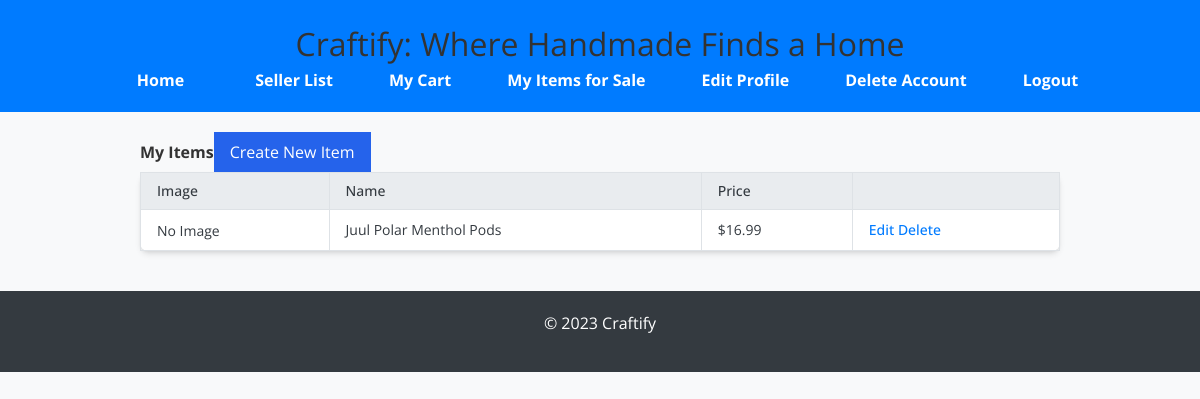
The page /items/my/ (signed in) on the database its author committed.
### craftify/models/item_controller.py (models this page shows, shortened)
class Item(models.Model):
    name = models.CharField(max_length=255)
    description = models.TextField()
    price = models.DecimalField(
        max_digits=10,
        decimal_places=2,
        default=0.01,
        validators=[
            MinValueValidator(0.01)
        ]
    )
    quantity = models.PositiveIntegerField(
        validators=[
            MinValueValidator(1)
        ]
    )
    created_at = models.DateTimeField(auto_now_add=True)
    seller = models.ForeignKey(settings.AUTH_USER_MODEL, on_delete=models.CASCADE, related_name='items_for_sale')
    image = models.ImageField(upload_to='item_images/', null=True, blank=True)
    category = models.CharField(max_length=100, null=True, blank=True)
    class Meta:
        ordering = ['-created_at']
        verbose_name = "Item"
        verbose_name_plural = "Items"
        indexes = [
            models.Index(fields=['seller']),
            models.Index(fields=['name']),
        ]
        unique_together = ('seller', 'name')

### craftify/views/item_views.py (the view)
# urls.py: path('items/my/', item_views.my_items, name='my_items'),
@login_required
def my_items(request):
    items = Item.objects.filter(seller=request.user).order_by('-created_at')
    return render(request, 'my_items.html', {'items': items})

### craftify/templates/my_items.html (shortened to what this page needs)
{% extends 'base.html' %}
{% block content %}
<div class="container mx-auto py-8 px-4 sm:px-6 lg:px-8">
    <div class="flex items-center justify-between mb-6">
        <h1 class="text-2xl font-bold text-gray-800">My Items</h1>
        <a href="{% url 'item_create' %}" class="inline-block bg-blue-600 text-white px-4 py-2 rounded hover:bg-blue-700 focus:outline-none focus:ring-2 focus:ring-blue-500 focus:ring-offset-2">
            Create New Item
        </a>
    </div>
    {% if items %}
        <div class="overflow-x-auto bg-white shadow-md rounded-lg p-4">
            <table class="min-w-full divide-y divide-gray-200">
                <thead>
                    <tr>
                        <th scope="col" class="px-4 py-2 text-left text-sm font-medium text-gray-700 uppercase tracking-wider">
                            Image
                        </th>
                        <th scope="col" class="px-4 py-2 text-left text-sm font-medium text-gray-700 uppercase tracking-wider">
                            Name
                        </th>
                        <th scope="col" class="px-4 py-2 text-left text-sm font-medium text-gray-700 uppercase tracking-wider">
                            Price
                        </th>
                        <th scope="col" class="px-4 py-2"></th>
                    </tr>
                </thead>
                <tbody class="divide-y divide-gray-200">
                    {% for item in items %}
                        <tr>
                            <td class="px-4 py-2 whitespace-nowrap">
                                {% if item.image %}
                                    <img src="{{ item.image.url }}" alt="{{ item.name }}" class="h-16 w-16 object-cover rounded" />
                                {% else %}
                                    <span class="text-gray-500 text-sm">No Image</span>
                                {% endif %}
                            </td>
                            <td class="px-4 py-2 whitespace-nowrap text-sm text-gray-800 font-semibold">
                                {{ item.name }}
                            </td>
                            <td class="px-4 py-2 whitespace-nowrap text-sm text-gray-800">
                                ${{ item.price }}
                            </td>
                            <td class="px-4 py-2 whitespace-nowrap text-right text-sm font-medium">
                                <a href="{% url 'item_edit' item.id %}" class="text-blue-600 hover:text-blue-800 mr-4">Edit</a>
                                <a href="{% url 'item_delete' item.id %}" class="text-red-600 hover:text-red-800">Delete</a>
                            </td>
                        </tr>
                    {% endfor %}
                </tbody>
            </table>
        </div>
    {% else %}
        <p class="text-gray-600">You haven’t listed any items yet. Click the “Create New Item” button to get started!</p>
    {% endif %}
</div>
{% endblock %}

### craftify-frontend/public/styles.css (style rules this page uses)
html, :host { line-height: 1.5; -webkit-text-size-adjust: 100%; -moz-tab-size: 4; -o-tab-size: 4; tab-size: 4; font-family: ui-sans-serif, system-ui, sans-serif, "Apple Color Emoji", "Segoe UI Emoji", "Segoe UI Symbol", "Noto Color Emoji"; font-feature-settings: normal; font-variation-settings: normal; -webkit-tap-highlight-color: transparent; }
body { margin: 0; line-height: inherit; font-family: 'Open Sans', sans-serif; background-color: #f8f9fa; color: #343a40; margin: 0; padding: 0; }
h1, h2, h3, h4, h5, h6 { font-size: inherit; font-weight: inherit; margin-top: 0; color: #333; }
a { color: #007bff; text-decoration: none; }
table { text-indent: 0; border-color: inherit; border-collapse: collapse; }
blockquote, dl, dd, h1, h2, h3, h4, h5, h6, hr, figure, p, pre { margin: 0; }
.flex { display: flex; }
.items-center { align-items: center; }
.rounded-lg { border-radius: 0.5rem; }
.bg-blue-600 { --tw-bg-opacity: 1; background-color: rgb(37 99 235 / var(--tw-bg-opacity, 1)); }
.bg-white { --tw-bg-opacity: 1; background-color: rgb(255 255 255 / var(--tw-bg-opacity, 1)); }
.px-4 { padding-left: 1rem; padding-right: 1rem; }
.py-2 { padding-top: 0.5rem; padding-bottom: 0.5rem; }
.text-sm { font-size: 0.875rem; line-height: 1.25rem; }
.font-bold { font-weight: 700; }
.font-medium { font-weight: 500; }
.text-white { --tw-text-opacity: 1; color: rgb(255 255 255 / var(--tw-text-opacity, 1)); }
.shadow-md { --tw-shadow: 0 4px 6px -1px rgb(0 0 0 / 0.1), 0 2px 4px -2px rgb(0 0 0 / 0.1); --tw-shadow-colored: 0 4px 6px -1px var(--tw-shadow-color), 0 2px 4px -2px var(--tw-shadow-color); box-shadow: var(--tw-ring-offset-shadow, 0 0 #0000), var(--tw-ring-shadow, 0 0 #0000), var(--tw-shadow); }
@media (min-width: 640px) { .sm\:px-6 { padding-left: 1.5rem; padding-right: 1.5rem; } }
@media (min-width: 1024px) { .lg\:px-8 { padding-left: 2rem; padding-right: 2rem; } }
body { font-family: 'Open Sans', sans-serif; background-color: #f8f9fa; color: #343a40; margin: 0; padding: 0; }
h1, h2, h3, h4, h5, h6 { margin-top: 0; color: #333; }
.container { width: 80%; margin: 0 auto; padding: 20px; }
.container { max-width: 1200px; margin: 0 auto; padding: 20px; }
table { width: 100%; border-collapse: collapse; margin-bottom: 20px; }
table th, table td { padding: 10px; border: 1px solid #dee2e6; }
table th { background-color: #e9ecef; text-align: left; }

### rows shown on the page
Item: image "No Image", name "Juul Polar Menthol Pods", price "16.99"
